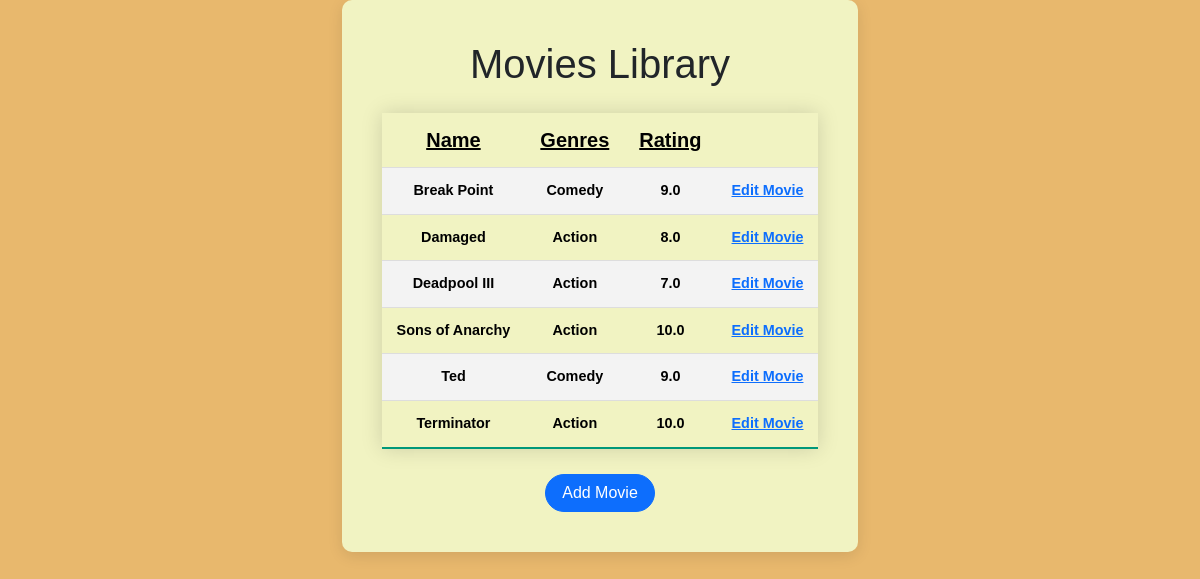
The page / on the database its author committed.
### main.py (models this page shows)
class movie(db.Model):
    id: Mapped[int] = mapped_column(Integer, primary_key=True)
    title: Mapped[str] = mapped_column(String(250), unique=True, nullable=False)
    movie_type: Mapped[str] = mapped_column(String(250), unique=False, nullable=False)
    rating: Mapped[float] = mapped_column(Float, nullable=False)

### main.py (the view)
@app.route('/')
def home():
    with app.app_context():
        result = db.session.execute(db.select(movie).order_by(movie.title))
        all_movies = result.scalars().all()
    return render_template("index.html", movies=all_movies)

### templates/index.html (shortened to what this page needs)
<!DOCTYPE html>
<html lang="en">
  <head>
    <link href="https://cdn.jsdelivr.net/npm/bootstrap@5.3.3/dist/css/bootstrap.min.css" rel="stylesheet">
    <link rel="stylesheet" href="./static/style.css">
  </head>
  <body>
    <div class="form-container">
    <h1>Movies Library</h1>
    {% if movies|length == 0 %}
    <p>Library is empty.</p>
      {% else %}
      <table class="styled-table">
        <tr class="active-row-upper">
          <th>Name</th>
          <th>Genres</th>
          <tH>Rating</tH>
        </tr>
        {% for movie in movies %}
        <tr class="active-row">
          <th>{{ movie.title }}</th>
          <th>{{ movie.movie_type }}</th>
          <th>{{ movie.rating }}</th>
          <th><a href="{{ url_for('edit_rating', id=movie.id, type=movie.movie_type) }}">Edit Movie</a></th>
        </tr>
        {% endfor %}
    {% endif %}
    </table>
    <button class="add-btn btn btn-primary rounded-pill px-3" type="button" onclick="location.href='{{ url_for('add') }}'">Add Movie</button>
  </div>
  </body>
</html>

### static/style.css (style rules this page uses)
body { font-family: Arial, sans-serif; background-color: #E8B86D; margin: 0; padding: 0; display: flex; justify-content: center; align-items: center; }
h1 { flex-direction: column; justify-content: center; text-align: center; }
.form-container { background-color: #F1F3C2; padding: 40px; border-radius: 10px; box-shadow: 0px 4px 15px rgba(0, 0, 0, 0.1); text-align: center; }
.styled-table { border-collapse: collapse; margin: 25px 0; font-size: 0.9em; font-family: sans-serif; min-width: 400px; box-shadow: 0 0 20px rgba(0, 0, 0, 0.15); }
.styled-table th, .styled-table td { padding: 12px 15px; text-align: center; }
.styled-table tbody tr { border-bottom: 1px solid #dddddd; }
.styled-table tbody tr:nth-of-type(even) { background-color: #f3f3f3; }
.styled-table tbody tr:last-of-type { border-bottom: 2px solid #009879; }
.styled-table tbody tr.active-row { color: black; }
.styled-table tbody tr.active-row-upper { font-weight: bold; color: black; font-size:20px; text-decoration-line: underline; }

### rows shown on the page
movie: title "Break Point", movie_type "Comedy", rating "9.0"
movie: title "Damaged", movie_type "Action", rating "8.0"
movie: title "Deadpool III", movie_type "Action", rating "7.0"
movie: title "Sons of Anarchy", movie_type "Action", rating "10.0"
movie: title "Ted", movie_type "Comedy", rating "9.0"
movie: title "Terminator", movie_type "Action", rating "10.0"
